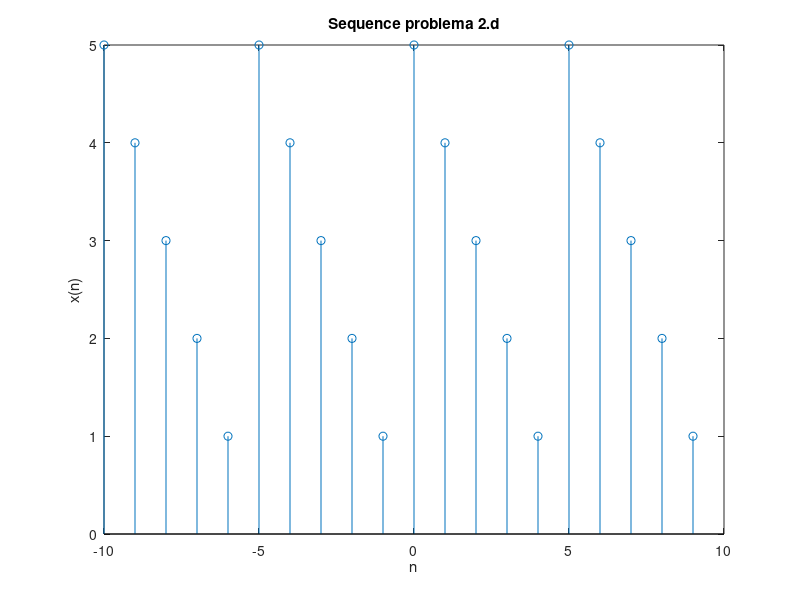

Write the MATLAB code that produced this figure.
n = [-10:9];
x = [5,4,3,2,1];
xtilde = x' * ones(1,4);
xtilde = (xtilde(:))';
stem(n,xtilde);
title('Sequence problema 2.d')
xlabel('n');
ylabel('x(n)');